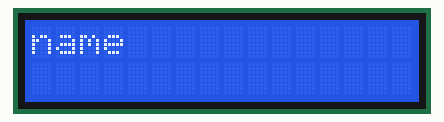
This sketch was run on a simulated Arduino Uno, built with avr-gcc and run on an emulated ATmega328P. On the bench: 16×2 character LCD. Wiring (inferred from the names in the program): character LCD (HD44780): RS pin 7; R/W pin 8; E pin 9; data pin 10, pin 11, pin 12, pin 13. At 0.1 s the program stops and its outputs stay as they are.

Above: at 0.1 s.

The sketch:

LCD_4bit.ino
```cpp
/*
 * Author: Sean Lam
 * Date: April 13, 2017
 * Purpose: LCD integration with Arduino
 * NOTE: Code has been adapted from Dr. Jesus Calvino-Fraga from ELEC 291
 *        (a project course for 2nd year electrical engineers at the
 *         University of British Columbia)
 */

// LCD pin assignments
#define LCD_RS 7
#define LCD_RW 8
#define LCD_E  9
#define LCD_D4 10
#define LCD_D5 11
#define LCD_D6 12
#define LCD_D7 13
#define CHARS_PER_LINE 16

void setup() {
  // Set digital pins on Arduino as output
  pinMode(LCD_RS, OUTPUT);
  pinMode(LCD_RW, OUTPUT);
  pinMode(LCD_E, OUTPUT);
  pinMode(LCD_D4, OUTPUT);
  pinMode(LCD_D5, OUTPUT);
  pinMode(LCD_D6, OUTPUT);
  pinMode(LCD_D7, OUTPUT);
}

void loop() {
  int flag = 0;
  LCD_4BIT();

  while(1)
  {
    if(flag==0)
    {
      LCDprint("name", 1, 0); // print to LCD
      flag = 1;
    }
  }
}

void LCD_pulse (void)
{
  digitalWrite(LCD_E, HIGH);
  delayMicroseconds(40);
  digitalWrite(LCD_E, LOW);
}

void LCD_byte (unsigned char x)
{
  digitalWrite(LCD_D7, bitRead(x, 7));
  digitalWrite(LCD_D6, bitRead(x, 6));
  digitalWrite(LCD_D5, bitRead(x, 5));
  digitalWrite(LCD_D4, bitRead(x, 4));
  LCD_pulse();
  delayMicroseconds(40);
  digitalWrite(LCD_D7, bitRead(x, 3));
  digitalWrite(LCD_D6, bitRead(x, 2));
  digitalWrite(LCD_D5, bitRead(x, 1));
  digitalWrite(LCD_D4, bitRead(x, 0));
  LCD_pulse();
}

void WriteData (unsigned char x)
{
  digitalWrite(LCD_RS, HIGH);
  LCD_byte(x);
  delay(2);
}

void WriteCommand (unsigned char x)
{
  digitalWrite(LCD_RS, LOW);
  LCD_byte(x);
  delay(5);
}

void LCD_4BIT (void)
{
  digitalWrite(LCD_E, LOW); // Resting state of LCD's enable pin is zero
  digitalWrite(LCD_RW, LOW); // We are only writing to the LCD in this program
  delay(20);
  // First make sure the LCD is in 8-bit mode and then change to 4-bit mode
  WriteCommand(0x33);
  WriteCommand(0x33);
  WriteCommand(0x32); // Change to 4-bit mode

  // Configure the LCD
  WriteCommand(0x28);
  WriteCommand(0x0c);
  WriteCommand(0x01); // Clear screen command (takes some time)
  delay(20); // Wait for clear screen command to finsih.
}

void LCDprint(char * string, unsigned char line, int clear_yn)
{
  int j;

  WriteCommand(line==2?0xc0:0x80);
  delay(5);
  for(j=0; string[j]!=0; j++) WriteData(string[j]);// Write the message
  if(clear_yn) for(; j<CHARS_PER_LINE; j++) WriteData(' '); // Clear the rest of the line
}
```
